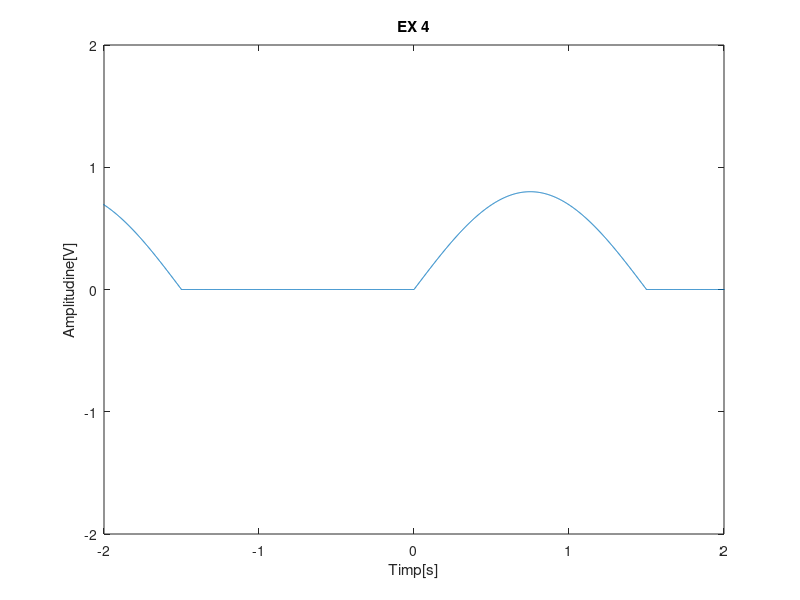
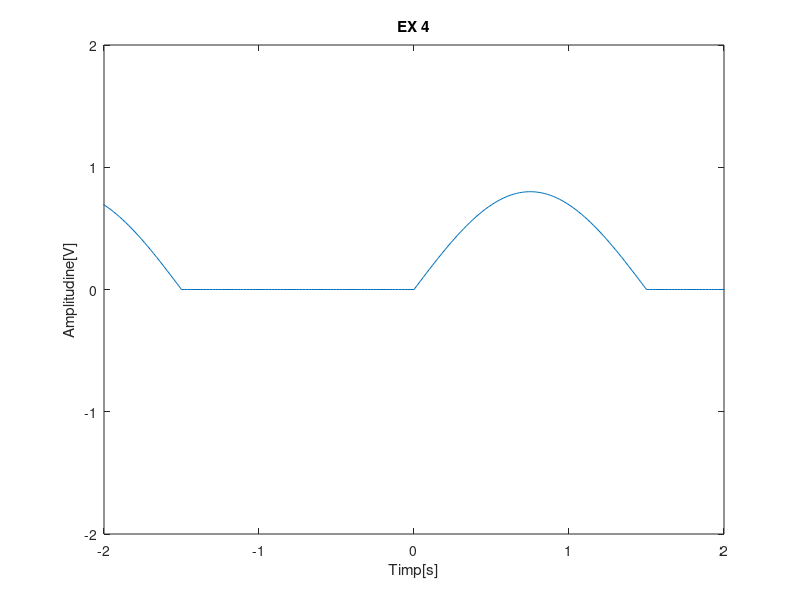
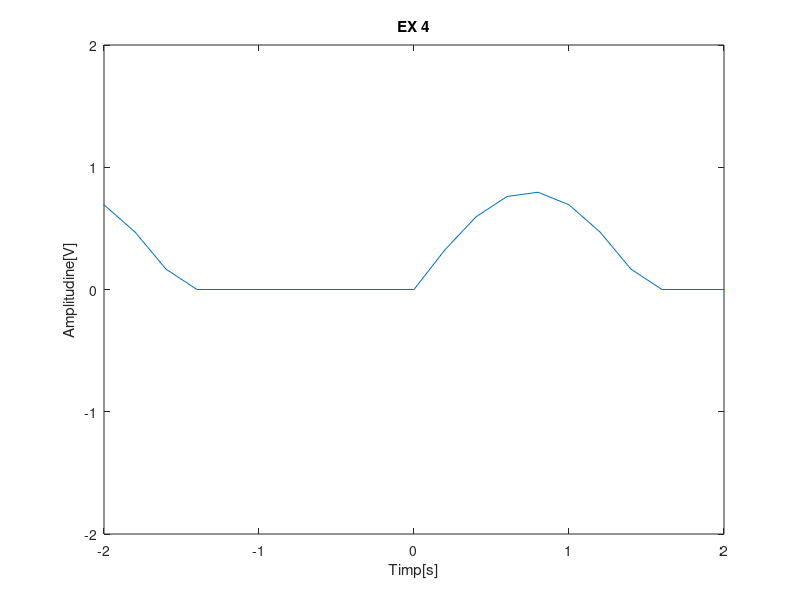

Source code (MATLAB) for these figures, in order:
figure(1)
T=3;
t=-T:0.002:T;
x = 0.8*sin(2*pi*t/T);
x(x<0)=0;
plot (t,x);
axis([-2 2 -2 2]);
title('EX 4');
xlabel('Timp[s]');
ylabel('Amplitudine[V]');

figure(2)
T=3;
t=-T:0.020:T;
x = 0.8*sin(2*pi*t/T);
x(x<0)=0;
plot (t,x);
axis([-2 2 -2 2]);
title('EX 4');
xlabel('Timp[s]');
ylabel('Amplitudine[V]');

figure(3)
T=3;
t=-T:0.200:T;
x = 0.8*sin(2*pi*t/T);
x(x<0)=0;
plot (t,x);
axis([-2 2 -2 2]);
title('EX 4');
xlabel('Timp[s]');
ylabel('Amplitudine[V]');
